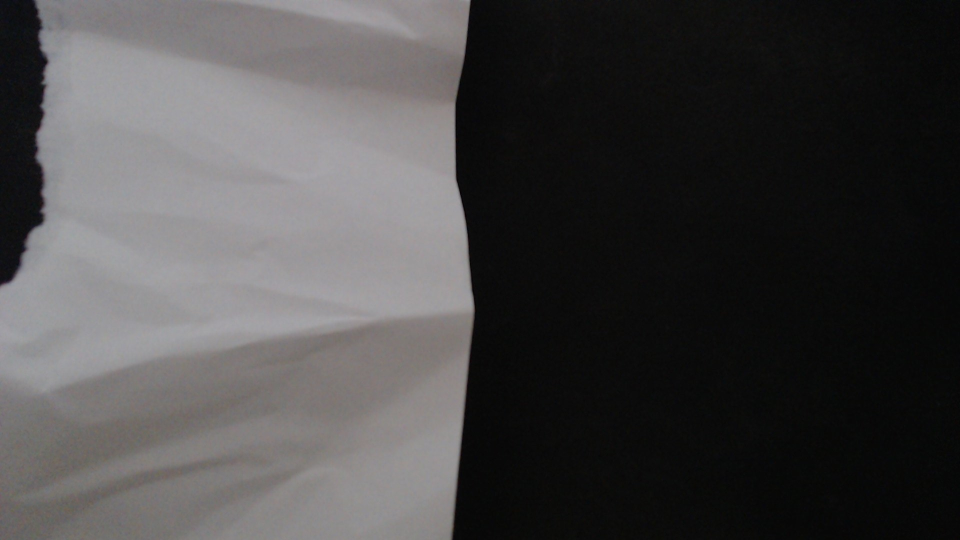
#> input picture tests/testimages/img1.png, 1920 x 1080 px (shown at 1/2 size); its folder holds only this picture in this run
$ python Auswertung_Color_Kante.py
#> lines starting #> are read from the running program, lines starting #| are printed output that depends on the picture; after the words box and inside, x2 and y2 are one past the last pixel; in counts of white or black regions, pixels touching at a corner belong together
import cv2
import numpy as np
import os
import glob

# Verzeichnis mit Bildern definieren
input_dir = 'testimages/'
output_dir = 'output_images/'

# Verzeichnisse erstellen, falls sie nicht existieren
os.makedirs(output_dir, exist_ok=True)

# Feste HSV-Werte einstellen
hMin = 0
sMin = 50
vMin = 156
hMax = 179
sMax = 255
vMax = 255

# Mindestlänge für vertikale Kanten
min_length = 100

# Grenzwerte für den Mittelwert der X-Koordinaten
lower_bound = 700  # Beispielwert für die untere Grenze
upper_bound = 1100  # Beispielwert für die obere Grenze

# Alle PNG-Dateien im Verzeichnis finden
image_files = glob.glob(os.path.join(input_dir, '*.png'))

for image_file in image_files:
    # Bild laden
    img = cv2.imread(image_file)
#> img is the input picture: shape (1080, 1920, 3); mean B, G, R 70.3, 70.1, 71.4

    # Punkte zum Zuschneiden definieren
    pts = np.array([[0, 630], [1280, 630], [1280, 850], [0, 850]])

    # Rechteck beschneiden
    rect = cv2.boundingRect(pts)
    x, y, w, h = rect
    image = img[y:y+h, x:x+w].copy()
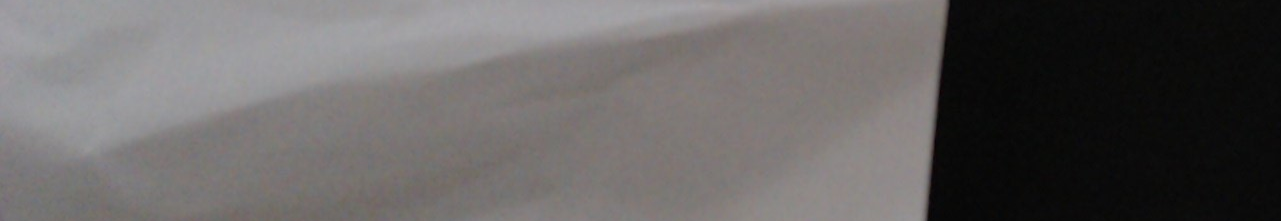
#> image: shape (221, 1281, 3); mean B, G, R 98.1, 98.5, 101.4

    # Mindest- und Maximal-HSV-Werte festlegen
    lower = np.array([hMin, sMin, vMin])
    upper = np.array([hMax, sMax, vMax])

    # HSV-Bild erstellen und in einem Bereich filtern
    hsv = cv2.cvtColor(image, cv2.COLOR_BGR2HSV)
#> hsv: shape (221, 1281, 3); mean H, S, V 54.2, 14.1, 102
    mask = cv2.inRange(hsv, lower, upper)
#> mask: shape (221, 1281); every value is 0
    output = cv2.bitwise_and(image, image, mask=mask)
#> output: shape (221, 1281, 3); every value is 0

    # Canny-Kantenerkennung anwenden
    edges = cv2.Canny(output, 100, 200)

    # Kanten verdicken
    kernel = np.ones((5, 5), np.uint8)
    edges_dilated = cv2.dilate(edges, kernel, iterations=1)

    # Konturen basierend auf den Kanten finden
    contours, _ = cv2.findContours(edges_dilated, cv2.RETR_EXTERNAL, cv2.CHAIN_APPROX_SIMPLE)
#> contours = []

    # Nur vertikale Konturen filtern
    vertical_contours = []
    for contour in contours:
        # Bounding Box der Kontur berechnen
        _, _, w, h = cv2.boundingRect(contour)

        # Prüfen, ob die Kontur überwiegend vertikal ist und die Mindestlänge erfüllt
        if h > w and h >= min_length:
            vertical_contours.append((contour, h))
#> this loop made 0 passes
#> after the loop, vertical_contours = []

    # Sortieren der vertikalen Konturen nach Länge (absteigend)
    vertical_contours = sorted(vertical_contours, key=lambda x: x[1], reverse=True)

    # Auswahl der längsten Konturen
    two_longest_contours = [cnt[0] for cnt in vertical_contours[:1]]
#> two_longest_contours = []

    # Leeres Bild zum Zeichnen der zwei längsten vertikalen Konturen erstellen
    edges_colored = np.zeros_like(image)

    # Die zwei längsten vertikalen Konturen in einer spezifischen Farbe (z.B. Gelb) zeichnen
    cv2.drawContours(edges_colored, two_longest_contours, -1, (255, 255, 0), 2)

    # Kantenbild mit dem Originalbild überlagern
    overlay = cv2.addWeighted(image, 0.8, edges_colored, 0.2, 0)
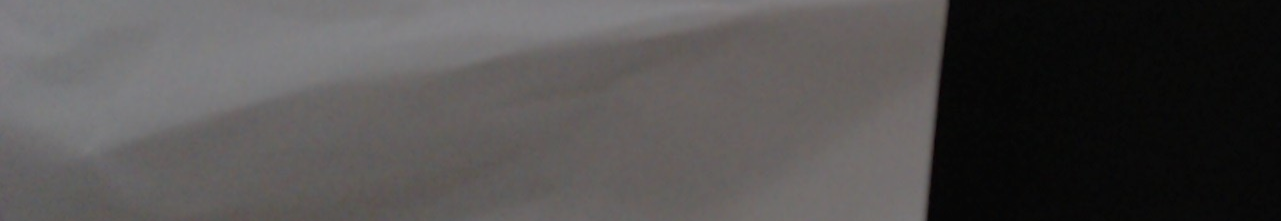
#> overlay: shape (221, 1281, 3); mean B, G, R 78.5, 78.8, 81.1

    # Mittelwert der X-Koordinaten der erkannten Konturen berechnen
    x_coords = []
    for contour in two_longest_contours:
        for point in contour:
            x_coords.append(point[0][0])
#> after the loop, x_coords = []

    # Statusvariable für die Position des Mittelwerts
    position_status = 0  # Standardwert, falls keine Konturen gefunden werden
    mean_x = None

    if x_coords:
        mean_x = int(np.mean(x_coords))

        # Eine vertikale Linie an der Position des Mittelwerts zeichnen
        cv2.line(overlay, (mean_x, 0), (mean_x, overlay.shape[0]), (0, 0, 255), 2)

        # Vergleich des Mittelwerts mit den Grenzwerten
        if mean_x < lower_bound:
            position_status = 1  # Unter Grenzwert 1
            cv2.putText(overlay, "Unter Grenzwert 1", (10, 50), cv2.FONT_HERSHEY_SIMPLEX, 1, (0, 255, 0), 2, cv2.LINE_AA)
        elif mean_x > upper_bound:
            position_status = 3  # Über Grenzwert 2
            cv2.putText(overlay, "Über Grenzwert 2", (10, 50), cv2.FONT_HERSHEY_SIMPLEX, 1, (0, 0, 255), 2, cv2.LINE_AA)
        else:
            position_status = 2  # Zwischen Wert 1 und 2
            cv2.putText(overlay, "Zwischen Wert 1 und 2", (10, 50), cv2.FONT_HERSHEY_SIMPLEX, 1, (0, 255, 0), 2, cv2.LINE_AA)

    # Grenzwerte als vertikale Linien einzeichnen
    cv2.line(overlay, (lower_bound, 0), (lower_bound, overlay.shape[0]), (0, 255, 255), 2)
    cv2.line(overlay, (upper_bound, 0), (upper_bound, overlay.shape[0]), (0, 255, 255), 2)
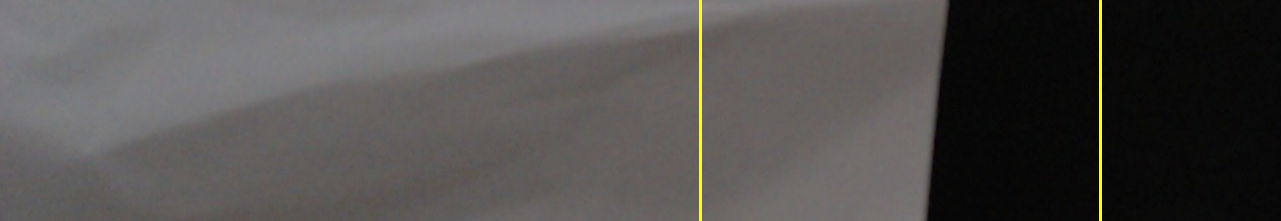
#> overlay: shape (221, 1281, 3); mean B, G, R 78.3, 79.8, 82.1

    # Überlagertes Bild speichern
    output_file = os.path.join(output_dir, os.path.basename(image_file))
    cv2.imwrite(output_file, overlay)

    # Status und Mittelwert der X-Koordinaten in der Konsole ausgeben
    if mean_x is not None:
        print(f'Bild: {os.path.basename(image_file)} - Mittelwert der X-Koordinaten: {mean_x} - Position Status: {position_status}')
    else:
        print(f'Bild: {os.path.basename(image_file)} - Keine Konturen gefunden - Position Status: {position_status}')

    # Optional: Anzeige des Ergebnisses
    cv2.imshow('Längste vertikale Kanten Overlay', overlay)
    cv2.imshow('Original', img)
    cv2.waitKey(0)

# Fenster schließen
cv2.destroyAllWindows()

$ run again, on tests/testimages/img1192.png
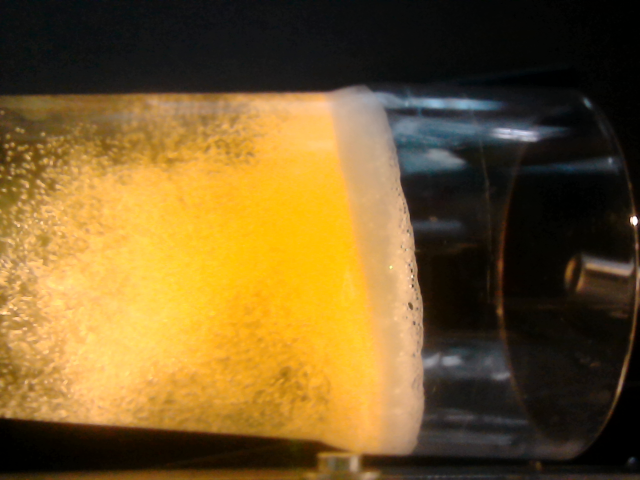
#> input picture tests/testimages/img1192.png, 1280 x 960 px (shown at 1/2 size)
#> img is the input picture: shape (960, 1280, 3); mean B, G, R 41.9, 91.1, 117.8
#> hsv: shape (221, 1280, 3); mean H, S, V 23.2, 154.5, 163.7
#> `mask = cv2.inRange(hsv, lower, upper)`:
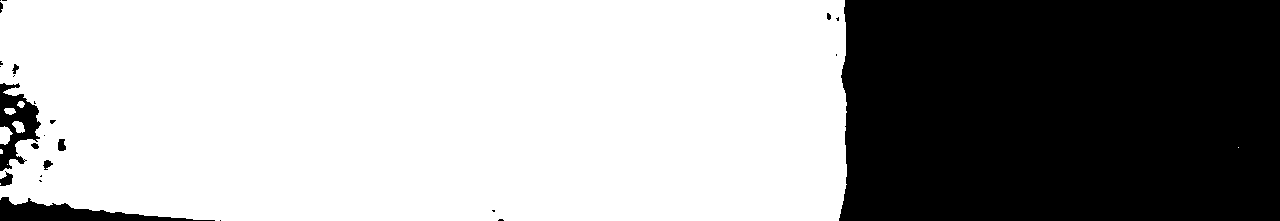
#> mask: shape (221, 1280); 64.5% white; 25 black regions (15 under 20 px), largest, box (x1, y1, x2, y2) and area: (839, 0, 1280, 221) 96159, (0, 197, 215, 221) 2174, (0, 83, 41, 171) 1767
#> edges: shape (221, 1280); 0.58% white in thin lines or dots
#> edges_dilated: shape (221, 1280); 3.2% white; 25 white regions
#> contours = 25 contours; largest, box (x1, y1, x2, y2) and area: (0, 81, 80, 189) 2262, (824, 0, 849, 221) 1150, (0, 194, 224, 221) 1057, (0, 119, 27, 156) 494, (23, 0, 67, 17) 401
#> the loop `for contour in contours:` made 25 passes
#> (w, h) on passes 1, 2, 3, 4, 5, 6, 8, 9: (10, 5), (7, 7), (224, 27), (24, 9), (10, 11), (27, 28), (13, 11), (15, 18)
#> after the loop `for contour in contours:`: vertical_contours = 2 items
#> two_longest_contours = 1 contour; box (x1, y1, x2, y2) and area: (824, 0, 849, 221) 1150
#> the loop `for contour in two_longest_contours:` made 1 pass
#> after the loop `for contour in two_longest_contours:`: x_coords = 129 values, max 848 at index 89, min 824 at index 12, mean 841.6
#> mean_x = 841
#> `cv2.line(overlay, (upper_bound, 0), (upper_bound, overlay.shape[0]), (..`:
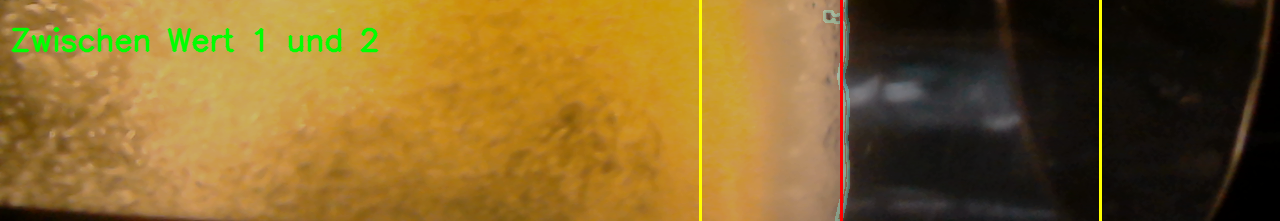
#> overlay: shape (221, 1280, 3); mean B, G, R 41.7, 99.9, 130
#| Bild: img1192.png - Mittelwert der X-Koordinaten: 841 - Position Status: 2

$ run again, on tests/testimages/img1324.png
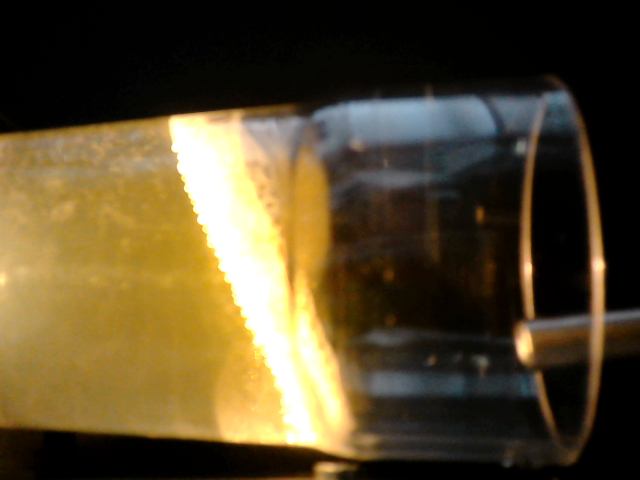
#> input picture tests/testimages/img1324.png, 1280 x 960 px (shown at 1/2 size)
#> img is the input picture: shape (960, 1280, 3); mean B, G, R 44.9, 74, 87.9
#> hsv: shape (221, 1280, 3); mean H, S, V 26.1, 135.5, 127.7
#> `mask = cv2.inRange(hsv, lower, upper)`:
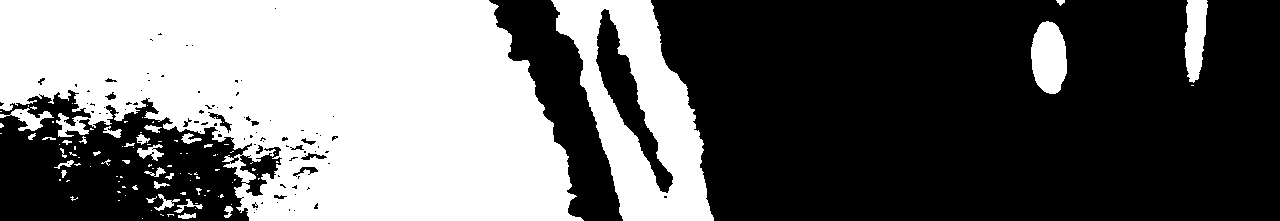
#> mask: shape (221, 1280); 41% white; 105 white regions (73 under 20 px), largest, box (x1, y1, x2, y2) and area: (0, 0, 584, 221) 92993, (551, 0, 714, 221) 17213, (1031, 21, 1067, 94) 2058
#> edges: shape (221, 1280); 2.2% white in thin lines or dots
#> edges_dilated: shape (221, 1280); 11% white; 47 white regions
#> contours = 47 contours; largest, box (x1, y1, x2, y2) and area: (0, 82, 333, 221) 15598, (593, 7, 675, 200) 4898, (479, 0, 586, 221) 3190, (1029, 19, 1069, 96) 2470, (549, 0, 625, 221) 1256
#> the loop `for contour in contours:` made 47 passes
#> (w, h) on passes 2 to 9: (12, 8), (9, 11), (13, 9), (19, 14), (11, 8), (18, 13), (8, 8), (11, 15)
#> after the loop `for contour in contours:`: vertical_contours = 4 items
#> two_longest_contours = 1 contour; box (x1, y1, x2, y2) and area: (648, 0, 716, 221) 1244
#> the loop `for contour in two_longest_contours:` made 1 pass
#> after the loop `for contour in two_longest_contours:`: x_coords = 191 values, max 715 at index 101, min 648 at index 0, mean 683.2
#> mean_x = 683
#> `cv2.line(overlay, (upper_bound, 0), (upper_bound, overlay.shape[0]), (..`:
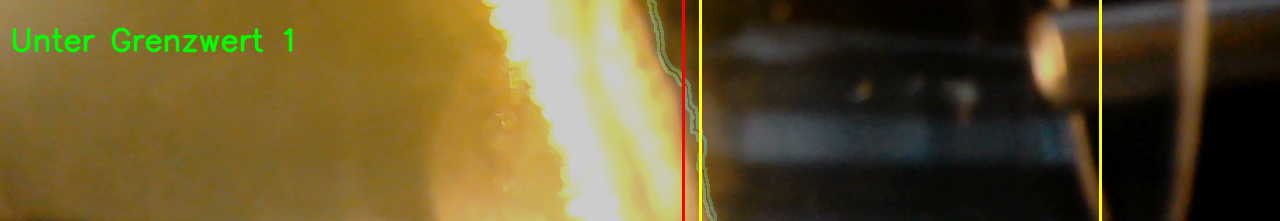
#> overlay: shape (221, 1280, 3); mean B, G, R 46, 86.5, 101.7
#| Bild: img1324.png - Mittelwert der X-Koordinaten: 683 - Position Status: 1

$ run again, on tests/testimages/img1344.png
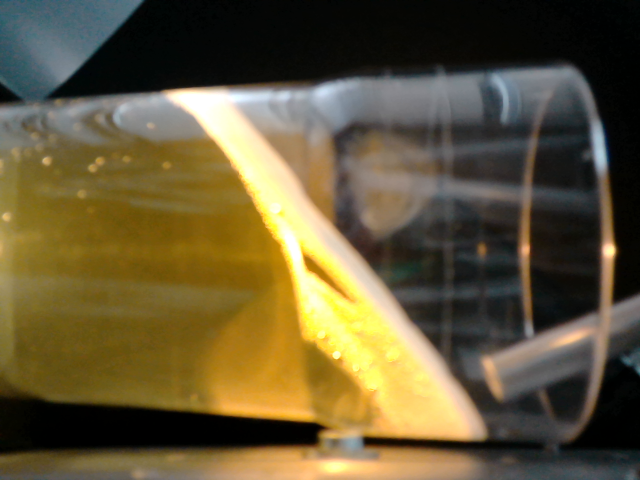
#> input picture tests/testimages/img1344.png, 1280 x 960 px (shown at 1/2 size)
#> img is the input picture: shape (960, 1280, 3); mean B, G, R 56.2, 87.9, 99.8
#> hsv: shape (221, 1280, 3); mean H, S, V 30.9, 147.5, 131.7
#> `mask = cv2.inRange(hsv, lower, upper)`:
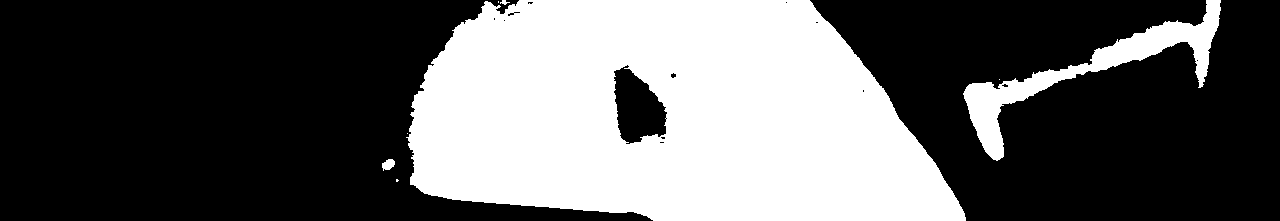
#> mask: shape (221, 1280); 36.8% white; 8 white regions (4 under 20 px), largest, box (x1, y1, x2, y2) and area: (406, 0, 966, 221) 96721, (963, 0, 1221, 161) 7259, (382, 159, 395, 171) 108, (500, 0, 510, 5) 26
#> edges: shape (221, 1280); 0.92% white in thin lines or dots, all inside (x1, y1, x2, y2) = (382, 0, 1221, 221)
#> edges_dilated: shape (221, 1280); 5.1% white; 15 white regions
#> contours = 15 contours; largest, box (x1, y1, x2, y2) and area: (612, 28, 678, 147) 4628, (961, 0, 1223, 163) 4074, (404, 0, 655, 221) 2912, (808, 0, 968, 221) 1627, (655, 71, 698, 91) 444
#> the loop `for contour in contours:` made 15 passes
#> (w, h) on passes 1 to 8: (8, 7), (17, 16), (28, 13), (18, 14), (27, 19), (7, 7), (16, 10), (43, 20)
#> after the loop `for contour in contours:`: vertical_contours = 2 items
#> two_longest_contours = 1 contour; box (x1, y1, x2, y2) and area: (808, 0, 968, 221) 1627
#> the loop `for contour in two_longest_contours:` made 1 pass
#> after the loop `for contour in two_longest_contours:`: x_coords = 252 values, max 967 at index 130, min 808 at index 0, mean 900
#> mean_x = 899
#> `cv2.line(overlay, (upper_bound, 0), (upper_bound, overlay.shape[0]), (..`:
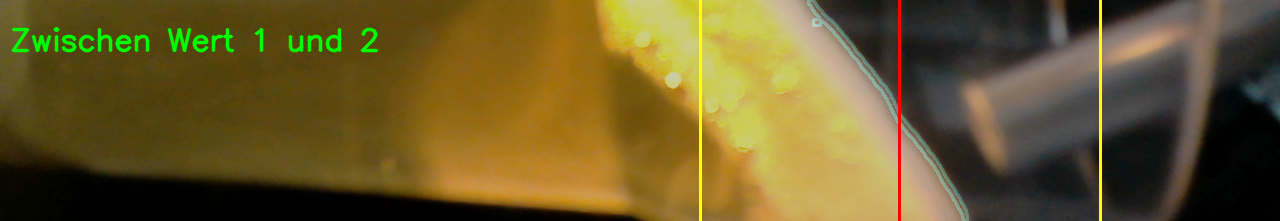
#> overlay: shape (221, 1280, 3); mean B, G, R 41.2, 89.5, 105.1
#| Bild: img1344.png - Mittelwert der X-Koordinaten: 899 - Position Status: 2

$ run again, on tests/testimages/img1063.png
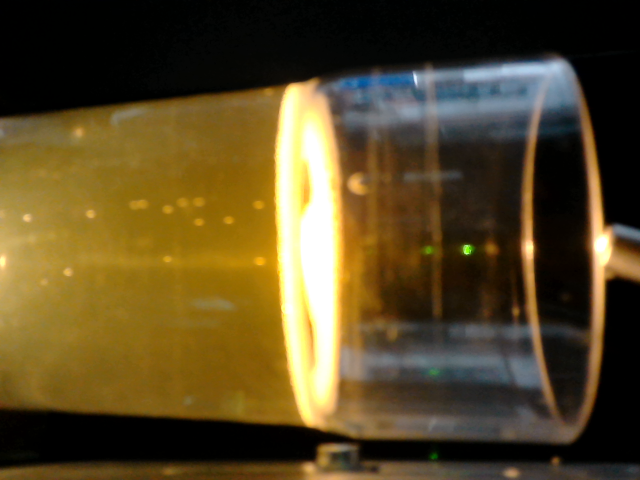
#> input picture tests/testimages/img1063.png, 1280 x 960 px (shown at 1/2 size)
#> img is the input picture: shape (960, 1280, 3); mean B, G, R 37.3, 72.6, 88.6
#> hsv: shape (221, 1280, 3); mean H, S, V 29, 140.8, 109.9
#> `mask = cv2.inRange(hsv, lower, upper)`:
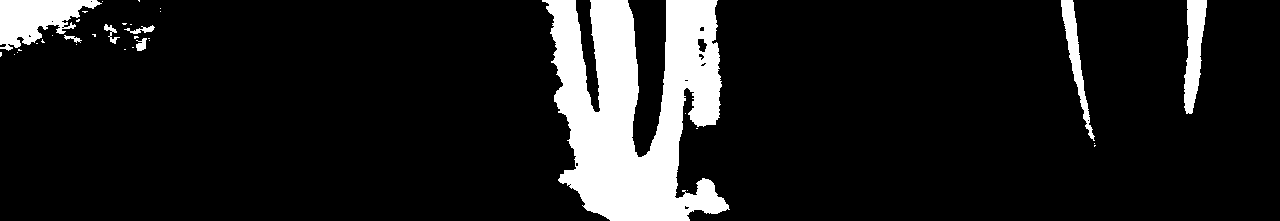
#> mask: shape (221, 1280); 11.2% white; 35 white regions (27 under 20 px), largest, box (x1, y1, x2, y2) and area: (542, 0, 730, 221) 25548, (0, 0, 102, 51) 2917, (1184, 0, 1207, 114) 1652
#> edges: shape (221, 1280); 1.1% white in thin lines or dots
#> edges_dilated: shape (221, 1280); 5.9% white; 15 white regions
#> contours = 15 contours, 1 with area under 20; largest, box (x1, y1, x2, y2) and area: (540, 0, 620, 221) 4935, (673, 0, 732, 221) 2391, (614, 0, 668, 159) 1964, (0, 0, 106, 59) 1684, (1059, 0, 1098, 149) 1409
#> the loop `for contour in contours:` made 15 passes
#> (w, h) on passes 1, 2, 3, 4, 5, 6, 7, 9: (9, 7), (7, 7), (14, 33), (9, 8), (10, 10), (20, 24), (37, 33), (27, 116)
#> after the loop `for contour in contours:`: vertical_contours = 5 items
#> two_longest_contours = 1 contour; box (x1, y1, x2, y2) and area: (673, 0, 732, 221) 2391
#> the loop `for contour in two_longest_contours:` made 1 pass
#> after the loop `for contour in two_longest_contours:`: x_coords = 279 values, max 731 at index 166, min 673 at index 91, mean 704
#> mean_x = 704
#> `cv2.line(overlay, (upper_bound, 0), (upper_bound, overlay.shape[0]), (..`:
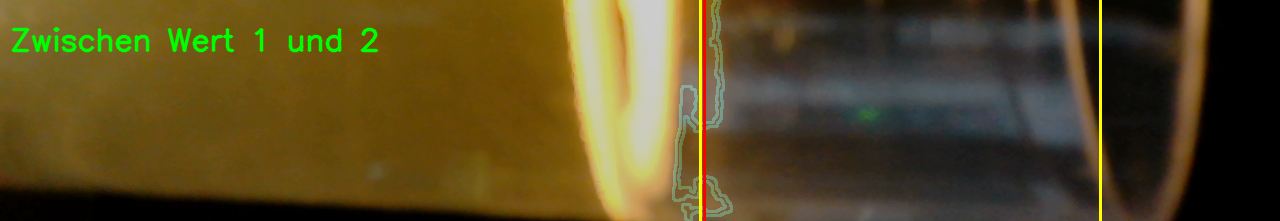
#> overlay: shape (221, 1280, 3); mean B, G, R 34.5, 73.2, 87
#| Bild: img1063.png - Mittelwert der X-Koordinaten: 704 - Position Status: 2
